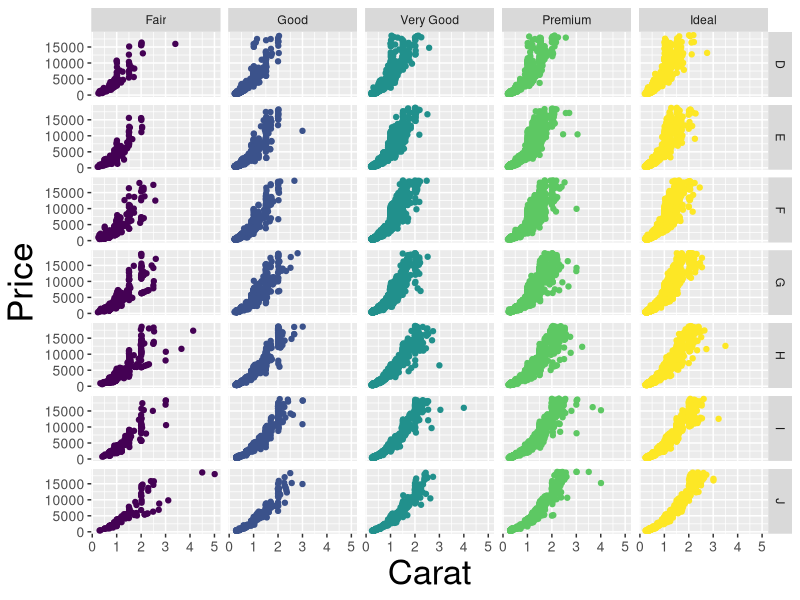

Write R code to recreate this figure.
library(ggplot2)



gg <- ggplot(diamonds, aes(x=carat, y=price, color=cut)) +
  geom_point() +
  labs(title = "W.e", x="Carat", y="Price")

gg1 <- gg +
  theme(plot.title=element_blank(), 
        axis.text.x=element_text(size=10), 
        axis.text.y=element_text(size=10),
        axis.title.x=element_text(size=25),
        axis.title.y=element_text(size=25),
        legend.position = "none") + 
  facet_grid(color ~ cut)
gg1

